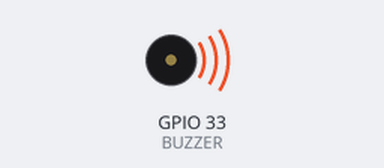
Bench run of a sketch on a simulated ESP32. Shown: buzzer (waves = sounding).

Above: at 0.15 s.
At 6.4 s:
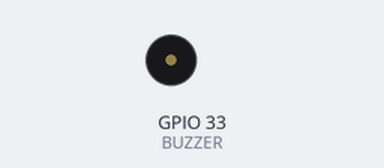
Timing chart, 0 to 8.6 s (numbered marks = the images above):
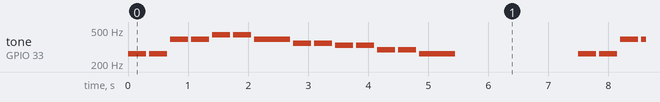

Measured:
- by itself, tone on GPIO 33 (BUZZER): plays 262 Hz for 0.30 s, 262 Hz for 0.30 s, 392 Hz for 0.30 s, 392 Hz for 0.30 s, 440 Hz for 0.30 s, 440 Hz for 0.30 s … (245 notes in this stretch)

The sketch:

L06_Melody.ino
```cpp
// Lesson 6: Play a tune on the passive buzzer
// Passive buzzer: + leg to pin 33, other leg to GND.

const int BUZZER = 33;
const int TEMPO = 300;

int notes[] = {262, 262, 392, 392, 440, 440, 392,
               349, 349, 330, 330, 294, 294, 262};
int beats[] = {1, 1, 1, 1, 1, 1, 2,
               1, 1, 1, 1, 1, 1, 2};

void setup() {
}

void loop() {
  for (int i = 0; i < 14; i++) {
    tone(BUZZER, notes[i]);
    delay(beats[i] * TEMPO);
    noTone(BUZZER);
    delay(50);
  }
  delay(2000);
}
```
